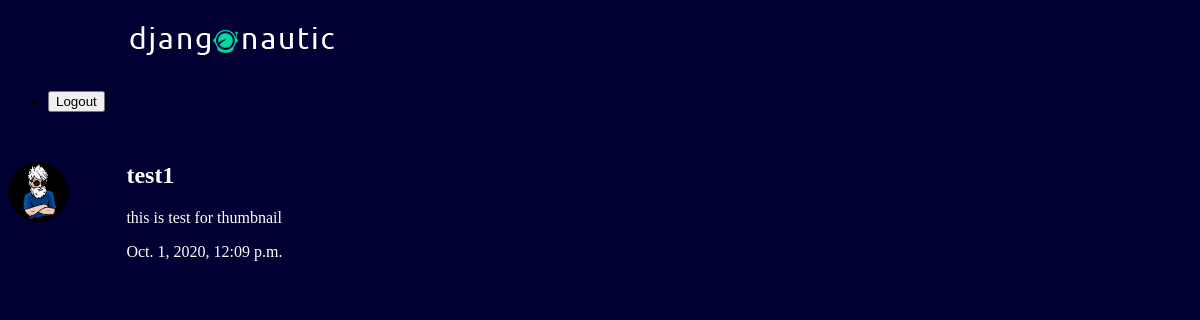
Page /articles/test-1/ (signed in) on the committed database.
### articles/models.py (models this page shows, shortened)
class Article(models.Model):
    title = models.CharField(max_length=100)
    slug = models.SlugField()
    body = models.TextField()
    date = models.DateTimeField(auto_now_add = True)
    thumb = models.ImageField(default="default.png",blank=True)

### articles/views.py (the view)
# urls.py: path('<slug:slug>/',views.article_detail,name="details"),
@login_required(login_url="/accounts/login")
def article_detail(request,slug):
    article = Article.objects.get(slug = slug)
    return render(request,'articles/article_details.html',{'article':article})

### articles/templates/articles/article_details.html
{% extends 'base_layout.html' %}
{% block content %}
<div class="article-detail">
  <div class="article">
    <img src ="{{article.thumb.url}}" class="img1">
    <h2>{{article.title}}</h2>
    <p>{{article.body}}</p>
    <p>{{article.date}}</p>
  </div>
</div>
{% endblock %}

### assets/style.css (style rules this page uses)
body { background: #000033; }
p { color: white; font-family: cursive; margin-left: 10%; }
h2 { color: white; margin-top: 50px; margin-left: 10%; }
.img1 { border-radius: 50%; max-width: 5%; position: absolute; }

### rows in the picture
Article: thumb (picture), title "test1", body "this is test for thumbnail", date "Oct. 1, 2020, 12:09 p.m."
